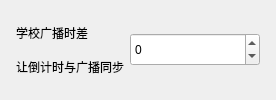
          <widget class="CardWidget" name="CardWidget_5">
           <property name="minimumSize">
            <size>
             <width>0</width>
             <height>70</height>
            </size>
           </property>
           <layout class="QHBoxLayout" name="horizontalLayout_17">
            <property name="leftMargin">
             <number>16</number>
            </property>
            <property name="topMargin">
             <number>16</number>
            </property>
            <property name="rightMargin">
             <number>16</number>
            </property>
            <property name="bottomMargin">
             <number>16</number>
            </property>
            <item>
             <layout class="QVBoxLayout" name="verticalLayout_6">
              <property name="spacing">
               <number>0</number>
              </property>
              <item>
               <widget class="StrongBodyLabel" name="CW3_label_2">
                <property name="sizePolicy">
                 <sizepolicy hsizetype="Expanding" vsizetype="Preferred">
                  <horstretch>0</horstretch>
                  <verstretch>0</verstretch>
                 </sizepolicy>
                </property>
                <property name="text">
                 <string>学校广播时差</string>
                </property>
               </widget>
              </item>
              <item>
               <widget class="CaptionLabel" name="CW4_label_3">
                <property name="text">
                 <string>让倒计时与广播同步</string>
                </property>
                <property name="wordWrap">
                 <bool>true</bool>
                </property>
                <property name="lightColor" stdset="0">
                 <color alpha="150">
                  <red>0</red>
                  <green>0</green>
                  <blue>0</blue>
                 </color>
                </property>
                <property name="darkColor" stdset="0">
                 <color alpha="200">
                  <red>255</red>
                  <green>255</green>
                  <blue>255</blue>
                 </color>
                </property>
               </widget>
              </item>
             </layout>
            </item>
            <item>
             <widget class="SpinBox" name="dp_Countdown_Bar_school_lag_SpinBox">
              <property name="minimumSize">
               <size>
                <width>130</width>
                <height>33</height>
               </size>
              </property>
              <property name="minimum">
               <number>-59</number>
              </property>
              <property name="maximum">
               <number>59</number>
              </property>
             </widget>
            </item>
           </layout>
          </widget>
